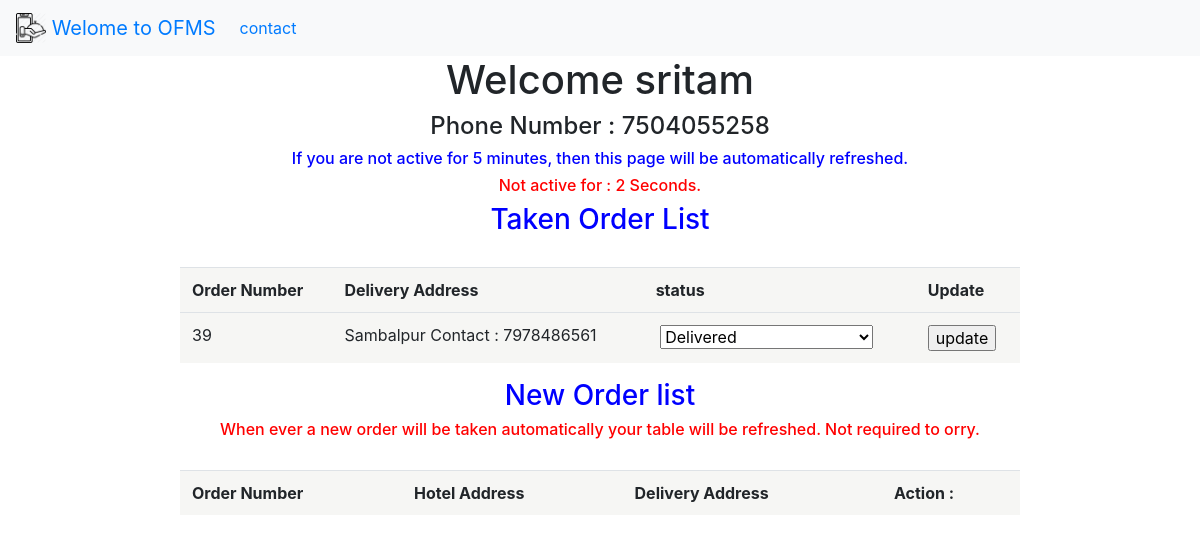
The app's page /delivaryboy/3/ with its own data.
### delivery/models.py (models this page shows, shortened)
class deliveryboy (models.Model):
	name=models.CharField(max_length=10)
	username=models.CharField(max_length=20)
	password=models.CharField(max_length=10)
	location=models.CharField(max_length=30)
	phoneno=models.CharField(max_length=15)
	currentorder =  models.ManyToManyField(Order)
	status = models . CharField ( max_length= 30 ,  default = 'picked', null = True , choices = [ [i,i] for i in  ['picked', 'on the way', 'delivered' ]]  )
	rating = models . IntegerField ( default = 0 )

### service/models.py (models this page shows, shortened)
class  Order ( models . Model ) :
	username = models . CharField ( max_length = 50 )
	hotel_id = models . CharField ( max_length = 20 )
	item_ids = models . CharField ( max_length = 500 )
	order_date = models . DateField ( default = datetime . now  )
	hotel_status = models . CharField ( max_length = 30 ,default='Please Wait for Hotel conformation !', choices = [ [i,i] for i in  ['cancel', 'accept', 'processing', 'cooking', 'packed', 'delivered', 'orderonhandofdelvboy', 'On the Way', 'iod', 'Delivered']])
	order_address = models . CharField ( max_length = 500 , default = 'None', null = True )
	user_hotel_reting = models . IntegerField ( null = True )
	user_delivery_boy_reting = models . IntegerField ( null = True )
	user_review = models . CharField ( max_length = 100 , null = True )

### delivery/views.py (the view)
def dborders ( request , id ):
	obj = deliveryboy . objects . filter ( id = id ) [ 0 ]
	objs = obj . currentorder . all ()
	return render ( request , 'db.html', { 'obj' : obj , 'orders' : objs })\

### delivery/templates/db.html (shortened to what this page needs)
{% extends 'base.html'%}
{% block myblock %}
	<h1 align="center">Welcome {{ obj.name }}</h1>
	<h4 align="center"> Phone Number : {{ obj.phoneno }}</h4>
	<h6 align="center" style="color: blue">If you are not active for 5 minutes, then this page will be automatically refreshed.</h6>
	<h6 align="center" id = 'x'><font color="red">Not active for : <font id = 'activetime'> 0  </font> Seconds.</font></h6>
	<h3 align="center" style="color: blue">Taken Order List</h3>
<table class="table" style="width: 70%; padding-top: -20%;" align="center">
	<tr>
		<th> Order Number </th>
	 	<th> Delivery Address </th>
		<th> status </th>
		<th> Update </th>
	</tr>
{% for rec in orders %}
	<tr>
		<td> {{ rec.id }} </td>
		<td> {{ rec.order_address }} </td>
	<form action="http://localhost:8000/deliveryboy/{{obj.id}}/{{rec.id}}/update/" method="get">
		<td>	<label for="{{rec.id}}">   </label>
			{% if rec.hotel_status == 'orderonhandofdelvboy' or rec.hotel_status == 'On the Way' or rec.hotel_status == 'iod' or rec.hotel_status == 'Delivered'%}
			<select name = 'selected' id="{{ rec.id }}" class="mdb-select md-form colorful-select dropdown-primary"  >
			  <option value="Delivered" {% if rec.hotel_status == 'Delivered' %} selected="selected"{% endif %}>Delivered</option>
			{% else %}
				<font> Please wait untill hotel not delivered order to you.</font>
			{% endif %}
			</select>
			</td>
	<td>			<input type="submit" value = 'update'></input> </td>
	</form>
	</tr>
{% endfor %}
</table>
<h3 align="center" style="color: blue"> New Order list
<h6 align="center" style="color: red">When ever a new order will be taken automatically your table will be refreshed. Not required to orry.</h6>
<div id = 'dynamic'>
	<table class="table" style="width: 70%; padding-top: -20%;" align="center">
		<tr>
			<th> Order Number </th>
		 	<th> Hotel Address </th>
			<th> Delivery Address </th>
			<th> Action :  </th>
		</tr>
	</table>
	</div>
{% endblock %}

### delivery/templates/db.html (style rules this page uses)
table { background-color: #f6f6f4; margin: 30px auto; border-collapse: separate; border-spacing: 0; }

### records on screen
deliveryboy: name "sritam", phoneno "7504055258"
Order: id "39", order_address "Sambalpur Contact : 7978486561", selected "Delivered"
